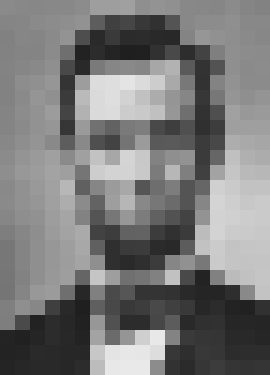
#> input picture Computational Vision/homework/hw1/data_to_post/lincoln1_g.jpg, 270 x 375 px
$ python p1_checkerboard.py lincoln1_g.jpg out.png 5 3
#> lines starting #> are read from the running program, lines starting #| are printed output that depends on the picture
import cv2
import numpy as np
from matplotlib import pyplot as plt
import matplotlib

import os
import random
import sys

"""
Handle the command-line arguments
"""
if len(sys.argv) != 5:
    print("Usage: %s im out_im m n" % sys.argv[0])
    print("where image-folder is a path to a folder containing images, and")
    print("blend-wgt is the blending weight between images in [0,0.5].")
    sys.exit()

im = sys.argv[1]
out_im = sys.argv[2]
m = int(sys.argv[3])
n = int(sys.argv[4])

og_image = cv2.imread(im)
#> og_image is the input picture: shape (375, 270, 3); min 27, max 237, mean 121.4
# Calculate the side length of the desired square image
x_max = og_image.shape[1]  # horizontal
#> x_max = 270
y_max = og_image.shape[0]  # vertical
#> y_max = 375
square_side_length = min([x_max, y_max])
#> square_side_length = 270
longer_side_length = max([x_max, y_max])
#> longer_side_length = 375

# crop the image
x1 = (x_max - square_side_length) // 2
#> x1 = 0
x2 = x1 + square_side_length
#> x2 = 270
y1 = (y_max - square_side_length) // 2
#> y1 = 52
y2 = y1 + square_side_length
#> y2 = 322
crop_img = og_image[y1:y2, x1:x2]
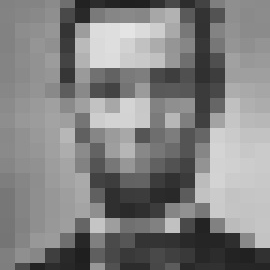
#> crop_img: shape (270, 270, 3); min 27, max 231, mean 129.7
print("Image {} cropped at ({}, {}) and ({}, {})".format(im, y1, x1, y2 - 1, x2 - 1))
#| Image lincoln1_g.jpg cropped at (52, 0) and (321, 269)

# resize
resized_img = cv2.resize(crop_img, (m, m))
print("Resized from {} to {}".format(crop_img.shape, resized_img.shape))
#| Resized from (270, 270, 3) to (5, 5, 3)

# generate the other 3 images
im_00 = resized_img.copy()
im_11 = resized_img[::-1, :, :].copy()  # image at 1,1 entry (upside down)
im_01 = np.invert(resized_img.copy())  # image at 0,1 entry (color intensity inverted)
im_10 = np.invert(im_11.copy())  # image at 1,0 entry (color intensity inverted for upside down)

# Do construction for 2*2
img_row0 = np.concatenate((im_00, im_01), axis=1)
img_row1 = np.concatenate((im_10, im_11), axis=1)
img_22 = np.concatenate((img_row0, img_row1), axis=0)

# construct n*n
img_final = np.tile(img_22, (n, n, 1))
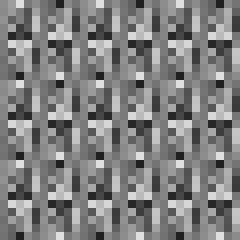
#> img_final: shape (30, 30, 3) (shown 8 times larger); min 32, max 223, mean 127.5
cv2.imwrite(out_im, img_final)
print("The checkerboard with dimensions {} X {} was output to {}".format(img_final.shape[0], img_final.shape[0], out_im))
#| The checkerboard with dimensions 30 X 30 was output to out.png

$ run again, on Computational Vision/homework/hw1/data_to_post/mountain3_center.jpg
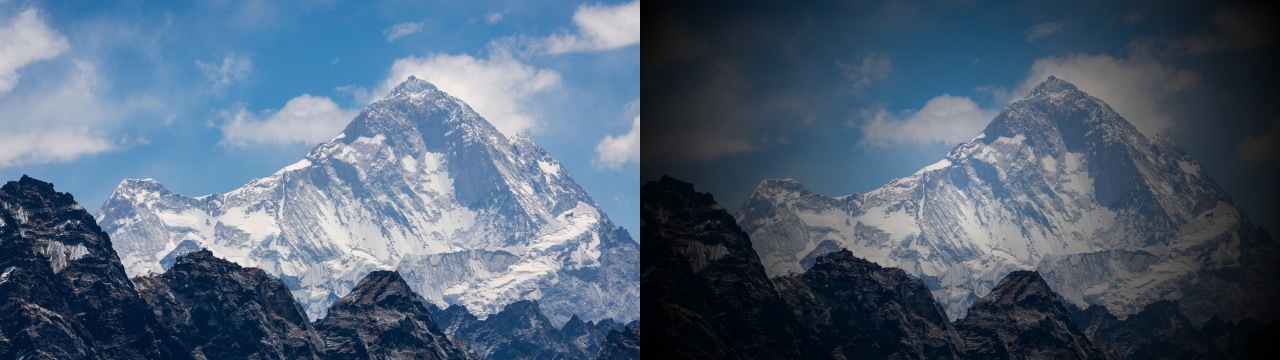
#> input picture Computational Vision/homework/hw1/data_to_post/mountain3_center.jpg, 3840 x 1080 px (shown at 1/3 size)
#> og_image is the input picture: shape (1080, 3840, 3); mean B, G, R 119.4, 99.3, 81.3
#> `crop_img = og_image[y1:y2, x1:x2]`:
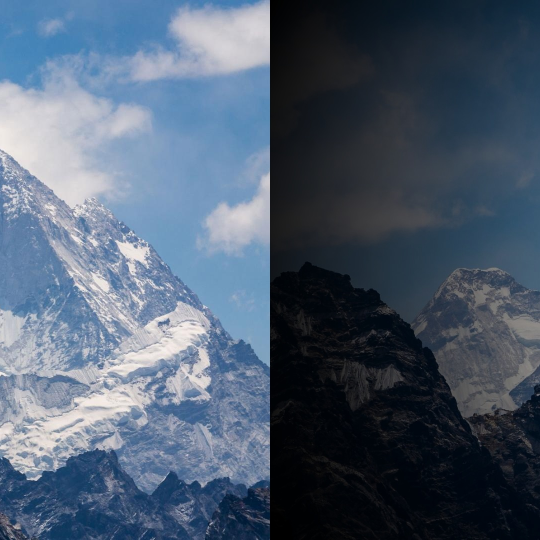
#> crop_img: shape (1080, 1080, 3) (shown at 1/2 size); mean B, G, R 110.8, 92.6, 77.7
#| Image mountain3_center.jpg cropped at (0, 1380) and (1079, 2459)
#| Resized from (1080, 1080, 3) to (5, 5, 3)
#> `img_final = np.tile(img_22, (n, n, 1))`:
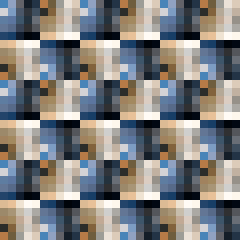
#> img_final: shape (30, 30, 3) (shown 8 times larger); mean of channels 0, 1, 2 127.5, 127.5, 127.5; drawn as B, G, R
#| The checkerboard with dimensions 30 X 30 was output to out.png

$ run again, on Computational Vision/homework/hw1/data_to_post/mountain3_left.jpg
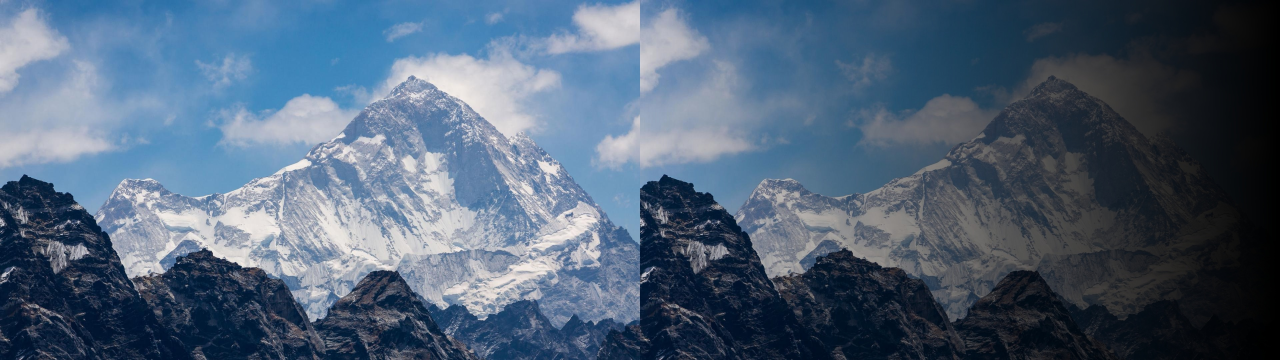
#> input picture Computational Vision/homework/hw1/data_to_post/mountain3_left.jpg, 3840 x 1080 px (shown at 1/3 size)
#> og_image is the input picture: shape (1080, 3840, 3); mean B, G, R 119, 98.1, 79.6
#> `crop_img = og_image[y1:y2, x1:x2]`:
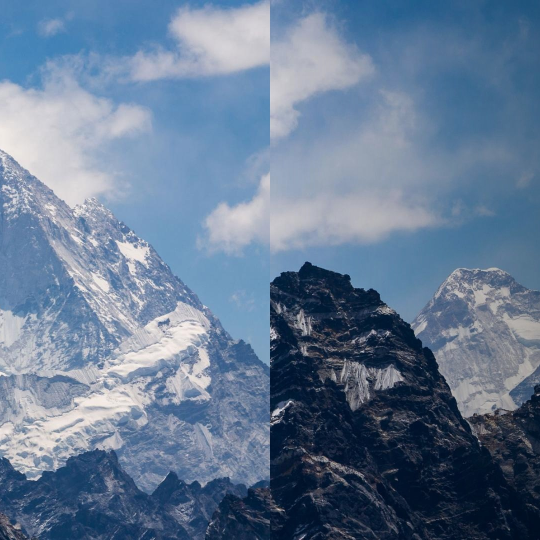
#> crop_img: shape (1080, 1080, 3) (shown at 1/2 size); mean B, G, R 148.4, 122.7, 101.8
#| Image mountain3_left.jpg cropped at (0, 1380) and (1079, 2459)
#| Resized from (1080, 1080, 3) to (5, 5, 3)
#> `img_final = np.tile(img_22, (n, n, 1))`:
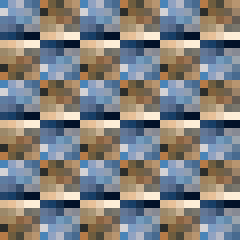
#> img_final: shape (30, 30, 3) (shown 8 times larger); mean of channels 0, 1, 2 127.5, 127.5, 127.5; drawn as B, G, R
#| The checkerboard with dimensions 30 X 30 was output to out.png

$ run again, on Computational Vision/homework/hw1/data_to_post/p1_mountain3_checker.jpg
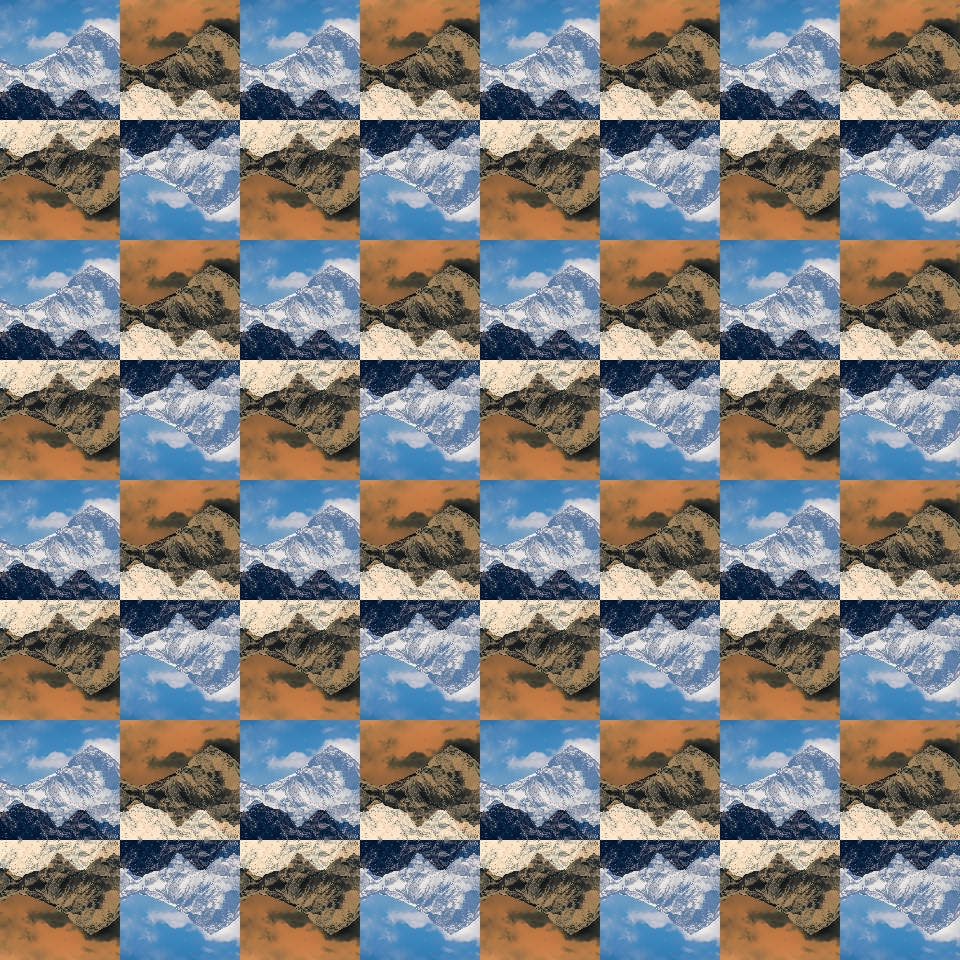
#> input picture Computational Vision/homework/hw1/data_to_post/p1_mountain3_checker.jpg, 960 x 960 px
#> og_image is the input picture: shape (960, 960, 3); mean B, G, R 127.5, 127.5, 127.5
#| Image p1_mountain3_checker.jpg cropped at (0, 0) and (959, 959)
#| Resized from (960, 960, 3) to (5, 5, 3)
#> `img_final = np.tile(img_22, (n, n, 1))`:
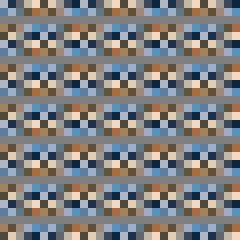
#> img_final: shape (30, 30, 3) (shown 8 times larger); mean of channels 0, 1, 2 127.5, 127.5, 127.5; drawn as B, G, R
#| The checkerboard with dimensions 30 X 30 was output to out.png
